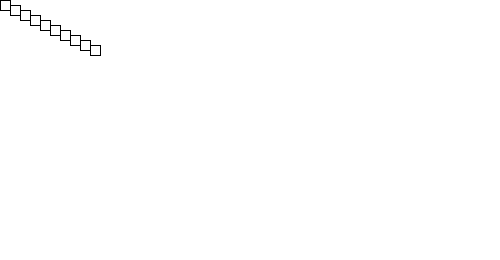
Frame 1 (no input)
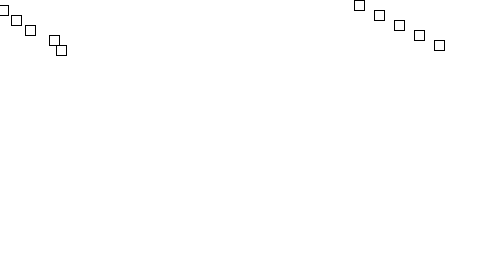
Frame 60 (the mouse pressed at the canvas centre just before this capture)
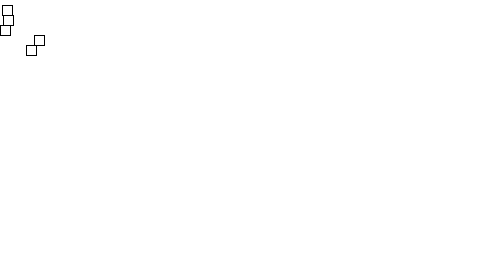
Frame 120 (the mouse held since frame 60 and released just before this capture)

The Processing sketch that drew these frames (run headless with seeded random() and noise(); from frame 60 on, the mouse is pressed at the canvas centre):

// Processing sketch: sketch_05_noiseVelocity
// ── sketch_05_noiseVelocity.pde
int x = 0;

smartRect sm;
ArrayList<smartRect> array;
void setup()
{
  size(500,260);
  array = new ArrayList<smartRect>();
  for(int i=0;i<10;i++)
  {
    array.add(new smartRect(10*i,5*i));
  }
}

void draw()
{
  background(255);
  for(int i=0;i<10;i++)
  {
    array.get(i).draw();
  }
  for(int i=1;i<10;i+=2)
  {
    array.get(i).addToPosX(random(-2,2));
  }
  for(int i=0;i<10;i+=2)
  {
    array.get(i).addToPosX(noise((millis()%1000)/10000)*10);
  }
}

// ── smartRect.pde
class smartRect{
  private int x;
  private int y;
  private int size;
  
  public smartRect(int x, int y){
    this.x = x;
    this.y = y;
    this.size = 10;
  }
  
  public void draw()
  {
    rect(this.x,this.y,this.size,this.size);
  }
  
  public void addToPosX(float amount){
    this.x +=amount;
  }
  public void addToPosY(float amount){
    this.y +=amount;
  }
    
 
}
